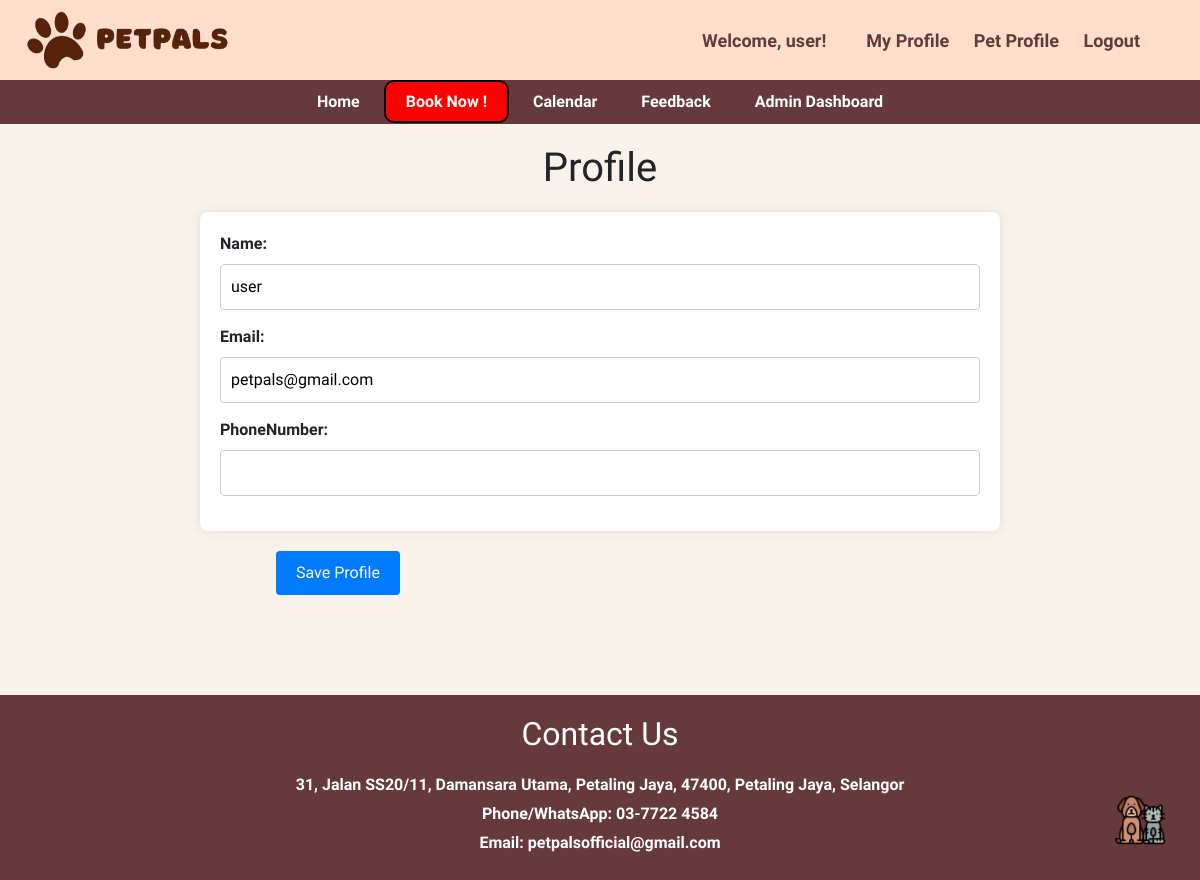
/profile/ (signed in), run on an earlier commit of the app's database.
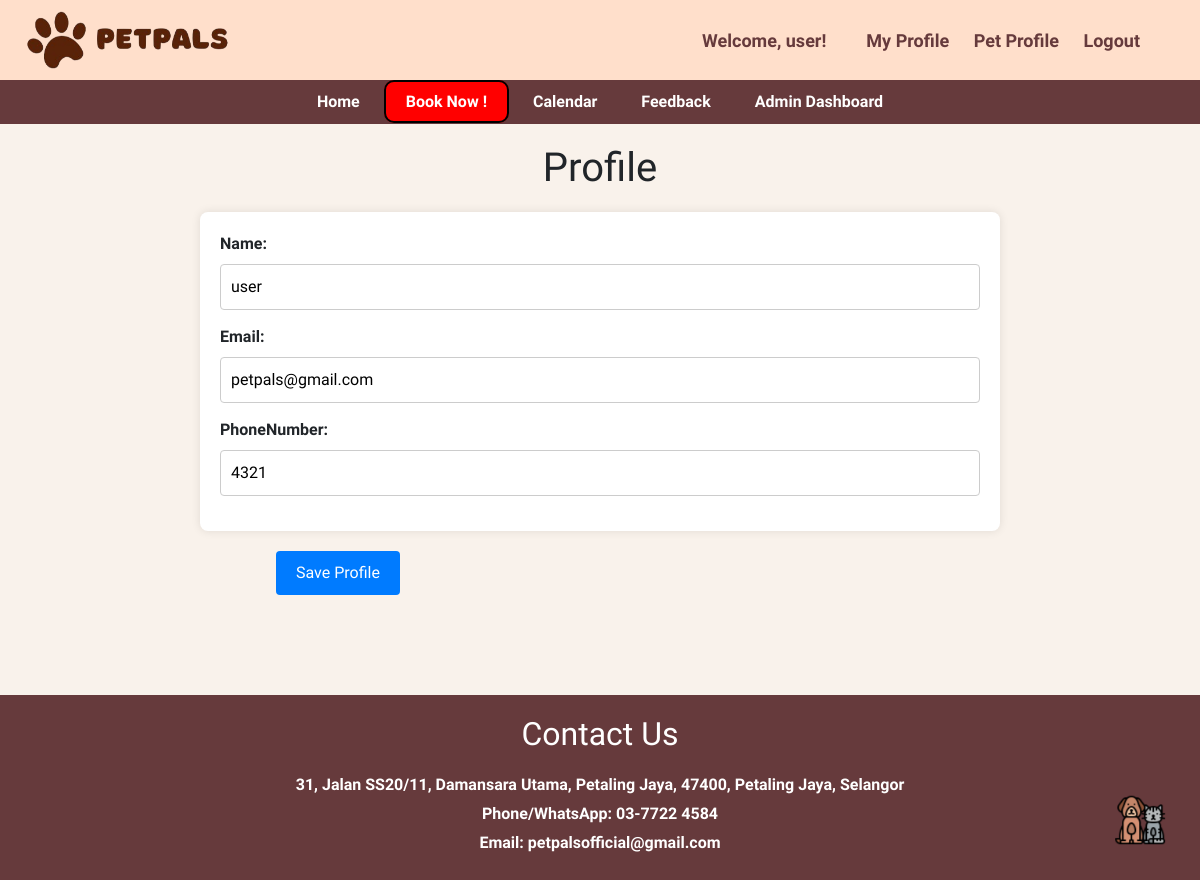
And on a later commit of the database.
### main/models.py (models this page shows, shortened)
class Owner(models.Model):
    user = models.OneToOneField(User, on_delete=models.CASCADE)
    phone_number = models.CharField(max_length=15, blank=True)
    email = models.EmailField(blank=True)

### main/views.py (the view)
# urls.py: path('profile/', views.profilePage, name="profile"),
def profilePage(request):
    if request.method == 'POST':
        u_form = UserUpdateForm(request.POST, instance=request.user)
        o_form = OwnerUpdateForm(request.POST, request.FILES, instance=request.user.owner)
        if u_form.is_valid() and o_form.is_valid():
            u_form.save()
            o_form.save()
            messages.success(request, f'profile has been updated')
            return redirect('profile')
    else:
        u_form = UserUpdateForm(instance=request.user)
        o_form = OwnerUpdateForm(instance=request.user.owner)
    context = {
        'u_form' : u_form,
        'o_form' : o_form,
    }
    return render(request, 'profile.html', context)

### main/forms.py
class UserUpdateForm(forms.ModelForm):
    class Meta:
        model = User
        fields = ['username', 'email']

class OwnerUpdateForm(forms.ModelForm):
    class Meta:
        model = Owner
        fields = ['phone_number']

### main/templates/profile.html (shortened to what this page needs)
{% extends 'base.html' %}
{% block content %}
    <div class="">
        <h1 class="ti">Profile</h1>
        <form method="POST" action="">
            <div class="container">
                <div class=" form-group">
                    <label for="id_username">Name:</label>
                    {{ u_form.username }}
                </div>
                <div class=" form-group">
                    <label for="id_email">Email:</label>
                    {{ u_form.email }}
                </div>
                <div class=" form-group">
                    <label for="id_phonenum">PhoneNumber:</label>
                    {{ o_form.phone_number }}
                </div>
            </div>
            <div class="button-container">
                <input type="submit" value="Save Profile">
            </div>
        </form>
    </div>
{% endblock %}

What changed in the data, as far as the page shows it:
changed Owner: phone_number (not shown) → "4321"
